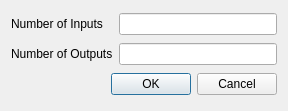
<?xml version="1.0" encoding="UTF-8"?>
<ui version="4.0">
 <class>NumInputOutputForm</class>
 <widget class="QDialog" name="NumInputOutputForm">
  <property name="geometry">
   <rect>
    <x>0</x>
    <y>0</y>
    <width>288</width>
    <height>111</height>
   </rect>
  </property>
  <property name="maximumSize">
   <size>
    <width>400</width>
    <height>150</height>
   </size>
  </property>
  <property name="windowTitle">
   <string>Function Configuration</string>
  </property>
  <layout class="QGridLayout" name="gridLayout">
   <item row="0" column="0">
    <widget class="QLabel" name="label">
     <property name="text">
      <string>Number of Inputs</string>
     </property>
    </widget>
   </item>
   <item row="0" column="1">
    <widget class="QLineEdit" name="ninputs"/>
   </item>
   <item row="1" column="0">
    <widget class="QLabel" name="label_2">
     <property name="text">
      <string>Number of Outputs</string>
     </property>
    </widget>
   </item>
   <item row="1" column="1">
    <widget class="QLineEdit" name="noutputs"/>
   </item>
   <item row="2" column="0" colspan="2">
    <widget class="QDialogButtonBox" name="buttonBox">
     <property name="orientation">
      <enum>Qt::Horizontal</enum>
     </property>
     <property name="standardButtons">
      <set>QDialogButtonBox::Cancel|QDialogButtonBox::Ok</set>
     </property>
    </widget>
   </item>
  </layout>
 </widget>
 <resources/>
 <connections>
  <connection>
   <sender>buttonBox</sender>
   <signal>accepted()</signal>
   <receiver>NumInputOutputForm</receiver>
   <slot>accept()</slot>
   <hints>
    <hint type="sourcelabel">
     <x>248</x>
     <y>254</y>
    </hint>
    <hint type="destinationlabel">
     <x>157</x>
     <y>274</y>
    </hint>
   </hints>
  </connection>
  <connection>
   <sender>buttonBox</sender>
   <signal>rejected()</signal>
   <receiver>NumInputOutputForm</receiver>
   <slot>reject()</slot>
   <hints>
    <hint type="sourcelabel">
     <x>316</x>
     <y>260</y>
    </hint>
    <hint type="destinationlabel">
     <x>286</x>
     <y>274</y>
    </hint>
   </hints>
  </connection>
 </connections>
</ui>
